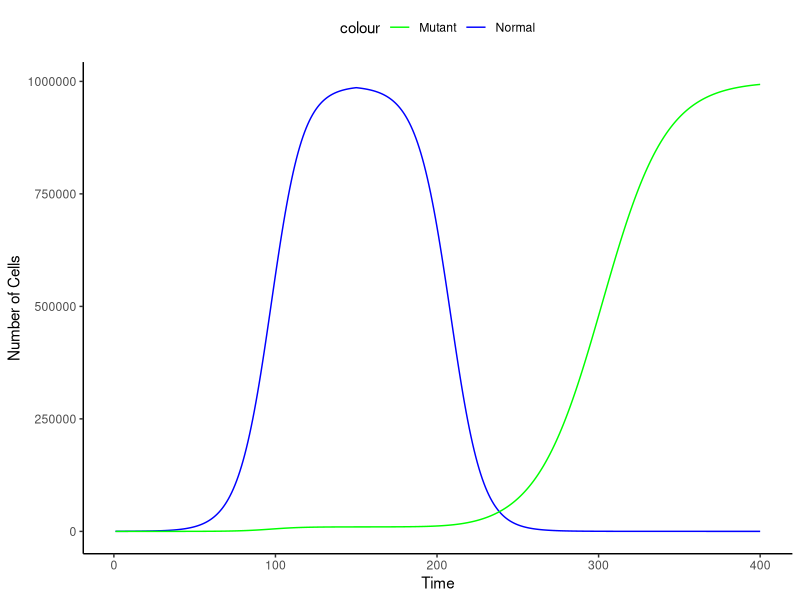

The R source for this figure:
# N(t+1)=N(t)+r*N(t)*(1-(N+M)/t)
# M(t+1)=M(t)+r*M(t)*(1-(N+M)/t)

### exercise 11
### use population model to investigate evolution of drug resistance in tumors

#normal and mutant cell populations
#simulate population growth before and after drug administration
#parameters before and after
#before (rN=rM=0.1; K = 1000000)
#after (rN=-0.1; rM=0.05; k = 1000000)
#use loop for simulation
#initial start at NO=99; MO=1

#define our parameters

K=1000000
times=400

#normal tumor cell initial values
rN=0.1
NO=99

#mutant tumor cell initial values
rM=0.1
MO=1

#create vector to store N values and set initial N
Ns=numeric(length=times)
Ns[1]=NO

#do the same with M values
Ms=numeric(length=times)
Ms[1]=MO

#simulate after first mutuation until equilibrium is reached
#equilibrium reached at t=150
for(t in 1:(times-1)) {
  if(t<150) {
  Ns[t + 1] <- Ns[t] + (rN*Ns[t]*(1-((Ns[t]+Ms[t])/K)))
  Ms[t + 1] <- Ms[t] + (rM*Ms[t]*(1-((Ns[t]+Ms[t])/K)))
  }
#after 150 timesteps, cells are treated with drug
 else {
   rN=-0.1
   rM=0.05
   Ns[t + 1] <- Ns[t] + (rN*Ns[t]*(1-((Ns[t]+Ms[t])/K)))
   Ms[t + 1] <- Ms[t] + (rM*Ms[t]*(1-((Ns[t]+Ms[t])/K)))
 }
}

#plot simulation
library(ggplot2)
sim <- data.frame(time=1:length(Ns),N=Ns,M=Ms)
ggplot(data=sim) +
  geom_line(aes(x=time,y=N,colour="Normal")) +
  geom_line(aes(x=time,y=M,colour="Mutant")) +
  theme_classic() + theme(legend.position="top") +
  scale_colour_manual(values=c("Normal"="blue", "Mutant"="green")) + 
  xlab("Time") + ylab("Number of Cells")